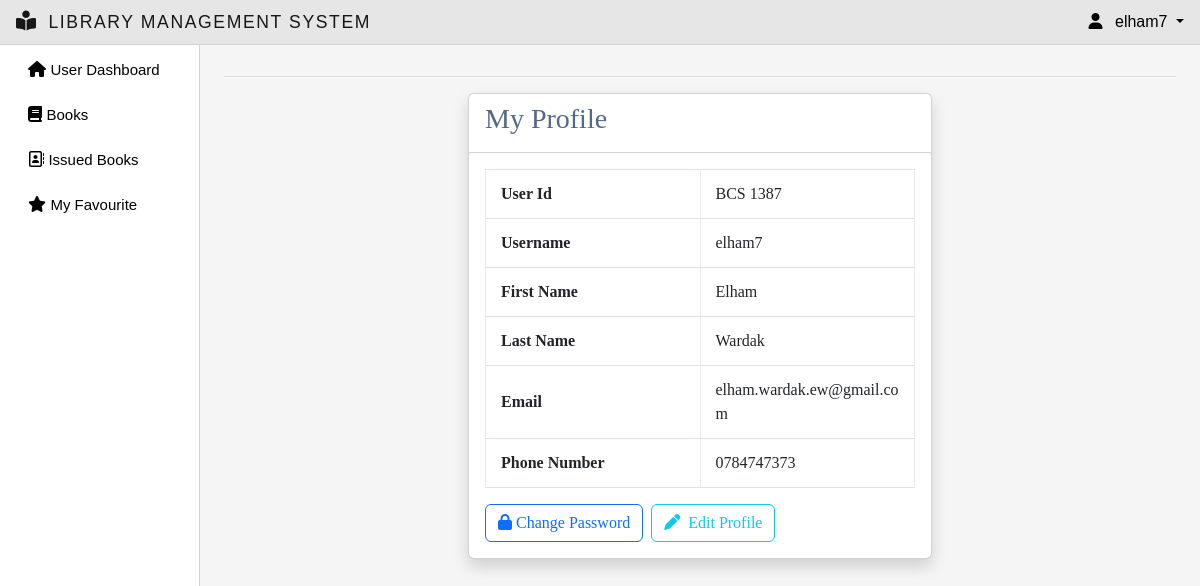
The page /profile/ (signed in) on the database its author committed.
### myapp/models.py (models this page shows)
class CustomUser(AbstractUser):
    email = models.EmailField(max_length=255, unique=True)
    username = models.CharField(max_length=50, unique=True)
    first_name = models.CharField(null=True, blank=True, max_length=100)
    father_name= models.CharField(null=True, blank=True, max_length=100)
    last_name = models.CharField(null=True, blank=True, max_length=100)
    phone_number = models.CharField(null=True,blank=True, max_length=20)
    user_id = models.CharField(max_length=50,null=True,blank=True)
    group = models.ForeignKey(Group, on_delete=models.CASCADE, default=2)
    gender = models.CharField(max_length=1,choices=GENDER_CHOICES,null=True,blank=True)
    USERNAME_FIELD = 'email'
    EMAIL_FIELD = 'email'
    REQUIRED_FIELDS = []
    objects = CutomUserManager()

### myapp/views.py (the view)
# urls.py: path('profile/', views.user_profile, name="user-profile"),
@login_required
def user_profile(request):
    user = request.user
    context = {
        'user': user
    }
    return render(request, 'user_profile.html', context)

### myapp/templates/user_profile.html
{% extends 'main.html' %}
{% block content %}
    <div class="row ">
        <div class="col col-6 mx-auto">
            <div class="card shadow">
                <div class="card-header bg-white">
                    <h3>My Profile</h3>
                </div>
                <div class="card-body">
                    <div>
                        <table class="table table-bordered" style="table-layout: fixed;">
                            <tr>
                                <th>User Id</th>
                                <td>{{user.user_id}}</td>
                            </tr>
                            <tr>
                                <th>Username</th>
                                <td>{{user.username}}</td>
                            </tr>
                            <tr>
                                <th>First Name</th>
                                <td>{{user.first_name}}</td>
                            </tr><tr>
                                <th>Last Name</th>
                                <td>{{user.last_name}}</td>
                            </tr><tr>
                                <th>Email</th>
                                <td>{{user.email}}</td>
                            </tr><tr>
                                <th>Phone Number</th>
                                <td>{{user.phone_number}}</td>
                            </tr>
                        </table>
                    </div>
                    <div class="mx-auto">
                        <a href="{% url 'change-password' %}" class="btn btn-outline-primary me-1"><i class="fa-solid fa-lock"></i> Change Password</a>
                        <a href="{% url 'update-profile' user.id %}" class="btn btn-outline-info"><i class="fa-solid fa-pen me-1"></i> Edit Profile</a>
                    </div>
                </div>
            </div>
        </div>
    </div>
{% endblock %}

### templates/navbar.html (shortened to what this page needs)
<nav class="navbar navbar-expand-lg backgroundcolor fixed-top px-3 py-1 justify-content-between">
  <a class="navbar-brand" href="{% url 'admin-page' %}">
    <i class="fa-solid fa-book-open-reader navbar-icon "></i>
    <span class="ms-2">LIBRARY MANAGEMENT SYSTEM</span>
  </a>
  <div class="dropdown">
    <a class="dropdown-toggle user-menu-item" data-bs-toggle="dropdown" aria-expanded="false">
      <i class="fa-solid fa-user me-2"></i>
      {{request.user.username}}
    </a>
  </div>
</nav>

### static/css/main.css (style rules this page uses)
body { color: #566787; background: #f5f5f5; font-family: 'Varela Round', sans-serif; }
table.table tr th, table.table tr td { border-color: #e9e9e9; padding: 12px 15px; vertical-align: middle; }
body { overflow-y:scroll; }
.navbar-icon { margin-top: -9px !important; font-size: 20px !important; }

### static/css/style.css (style rules this page uses)
:root { --offconvas-width: 270px; --topNavbarHeight: 56px; }
.backgroundcolor { background-color: #e6e6e6; border-bottom:1px solid #d6d1d1; }
@media screen and (min-width: 1200px) { .ms-2 { font-size: 1.1rem !important; letter-spacing: 0.1rem; } }
@media (min-width : 920px) { .navbar-brand { font-size: 0.9rem !important; } }
@media (min-width : 390px) { .navbar-brand { font-size: 1rem !important ; } }
.user-menu-item { color:#000000; text-decoration:none; cursor: pointer; }
.card { font-family:auto; }

### rows shown on the page
CustomUser: user.username "elham7", user_id "BCS 1387", username "elham7", first_name "Elham", last_name "Wardak", email "elham.wardak.ew@gmail.com", phone_number "0784747373"
